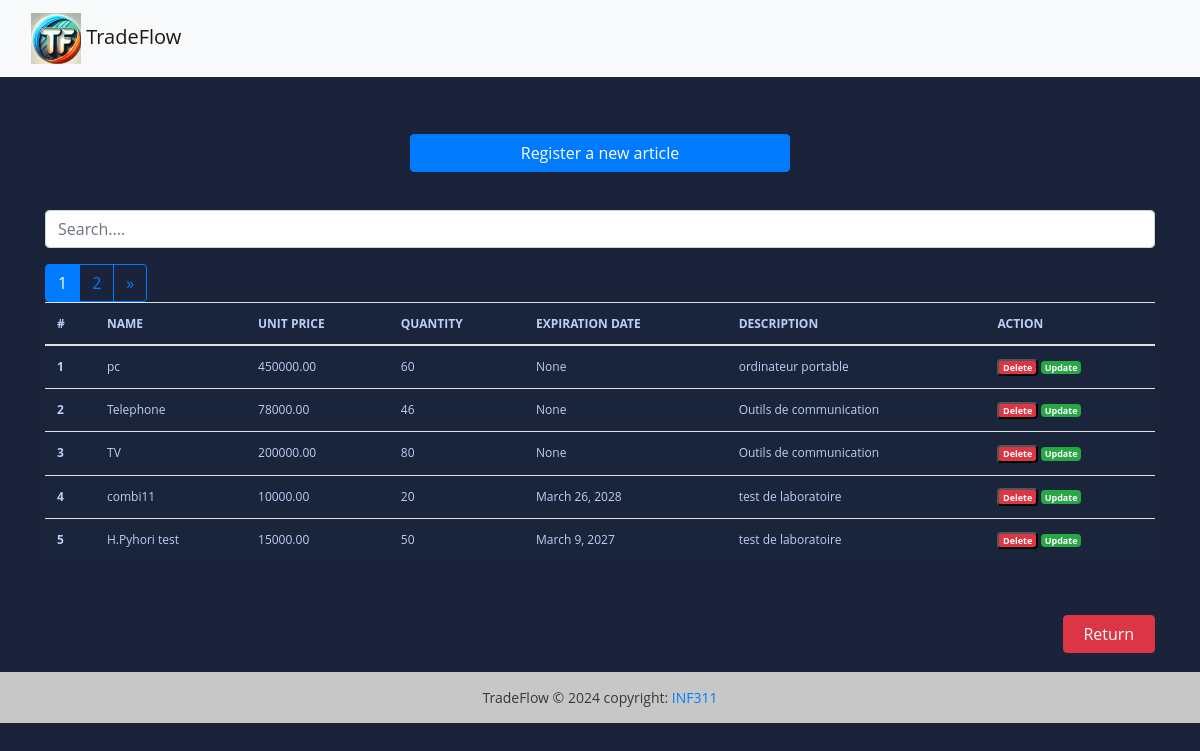
The app's page /article-view/ (signed in) with its own data.
### Article/models.py (models this page shows, shortened)
class Article(models.Model):
    save_by = models.ForeignKey(
        Person,
        related_name='manager_articles',
        on_delete=models.PROTECT,
        limit_choices_to={'role': 'M'},  # Filter to make sure the person is a Manager
    )
    name = models.CharField(max_length=100)
    description = models.CharField(max_length=255)
    quantity = models.IntegerField()
    unit_price = models.DecimalField(max_digits=1000, decimal_places=2)
    date_per = models.DateField(blank=True, null=True)
    image_url = models.ImageField(blank=True, upload_to= 'img')
    class Meta:
        constraints = [
            models.UniqueConstraint(fields=['name'], name = 'unique_article_name')
        ]
        verbose_name = "Article"
        verbose_name_plural = "Articles"

### Article/views.py (the view, shortened to what this page needs)
# urls.py: path('article-view/', views.ArticleView.as_view(), name = 'article-view'),
class ArticleView(LoginRequiredMixin, View):
    templates_name = 'article-view.html'
    articles = Article.objects.all().order_by('id')
    page = 'article-view/'
    context = {
        'articles': articles,
        'page' : page
    }
    def get(self, request, *args, **kwargs):
        items = pagination(request, self.articles)
        self.context['articles'] = items
        return render(request, self.templates_name, self.context)

### Users/utils.py (called while the page is built)
def pagination(request, invoices):
    default_page = 1
    page = request.GET.get('page', default_page)
    items_per_page = 5
    parginator = Paginator(invoices, items_per_page)
    try:
        items_page = parginator.page(page)
    except PageNotAnInteger:
        items_page = parginator.page(default_page)
    except EmptyPage:
        items_page = parginator.page(parginator.num_pages)
    return items_page

### templates/article-view.html (shortened to what this page needs)
{% extends "base.html" %}
{% load static %}
{% load i18n %}
{% block content %}
<br><br>
<div class="row">
    <a href='#' class="col-md-4">
   </a>
   <a href="{% url 'add-article' %}" class="btn col-md-4 btn-primary">
     {% trans 'Register a new article ' %}
   </a>
   <a href='#' class="col-md-4">
   </a>
</div>
<br> <br>
<div class="form-group ">
   <input id="search" class="form-control" type="text" placeholder="Search....">
</div>
<div>
   <table class="table table-striped-columns">
      <thead>
         <tr>
            <th scope="col">#</th>
            <th scope="col">{% trans 'NAME' %}</th>
            <th scope="col">UNIT PRICE</th>
            <th scope="col">QUANTITY</th>
            <th scope="col">EXPIRATION DATE</th>
            <th scope="col">DESCRIPTION</th>
            <th scope="col">ACTION</th>
         </tr>
      </thead>
      <tbody id="myTable">
         {% if articles %}
         {% for article in articles %}
         <tr>
            <th scope="row">{{ forloop.counter }}</th>
            <td>{{article.name}}</td>
            <td>{{article.unit_price}}</td>
            <td>{{ article.quantity }}</td>
            <td>{{article.date_per}}</td>
            <td>{{article.description}}</td>
            <td>
               <button id="btn-article-sup" type="button" data-toggle="modal" data-target="#supprimer"
                  class="badge text-white bg-danger" title="Supprimer" data-id="{{ article.pk }}"
                  data-customer="{{article.name}}"> {% trans 'Delete' %}
               </button>
               <a href="{% url 'update-article' pk=article.pk %}" title="Update" class="badge text-white bg-success">{% trans 'Update' %}</a>
            </td>
         </tr>
         {% endfor %}
         {% if articles.has_other_pages %}
            <div class="btn-group" role="group" aria-label="Item pagination">
               {% for page_number in articles.paginator.page_range %}
                  {% if page_number == 1 or page_number == articles.paginator.num_pages %}
                        <a href="?page={{ page_number }}" class="btn btn-outline-primary {% if articles.number == page_number %}active{% endif %}">
                           {{ page_number }}
                        </a>
                  {% elif page_number >= articles.number|add:'-2' and page_number <= articles.number|add:'2' %}
                        <a href="?page={{ page_number }}" class="btn btn-outline-primary {% if articles.number == page_number %}active{% endif %}">
                           {{ page_number }}
                        </a>
                  {% elif page_number == articles.number|add:'-3' or page_number == articles.number|add:'3' %}
                        <button class="btn btn-outline-primary" disabled>...</button>
                  {% endif %}
               {% endfor %}
               {% if articles.has_next %}
               <a href="?page={{ articles.next_page_number }}" class="btn btn-outline-primary">&raquo;</a>
               {% endif %}
            </div>
         {% endif %}
         {% else %}
         <p class="text-center text-white">No article found.</p>
         {% endif %}
      </tbody>
   </table>
   <br><br>
   <a href="{% url 'admin-dashboard' %}" title="admin dashboard" class="btn btn-outline-danger text-white bg-danger w-50 col-md-1 float-right">Return</a>
   <br>
</div>
<br><br>
{% endblock %}

### static/styles.css (style rules this page uses)
body { margin: 0; padding: 0; font: 400 .875rem 'Open Sans', sans-serif; color: #bcd0f7; background: #1A233A; position: relative; height: 100%; }
.table { background: #1a243a; color: #bcd0f7; font-size: .75rem; }

### records on screen
Article: name "pc", unit_price "450000.00", quantity "60", date_per "None", description "ordinateur portable"
Article: name "Telephone", unit_price "78000.00", quantity "46", date_per "None", description "Outils de communication"
Article: name "TV", unit_price "200000.00", quantity "80", date_per "None", description "Outils de communication"
Article: name "combi11", unit_price "10000.00", quantity "20", date_per "March 26, 2028", description "test de laboratoire"
Article: name "H.Pyhori test", unit_price "15000.00", quantity "50", date_per "March 9, 2027", description "test de laboratoire"

### other values on screen
{{ page_number }} "1" "2"
